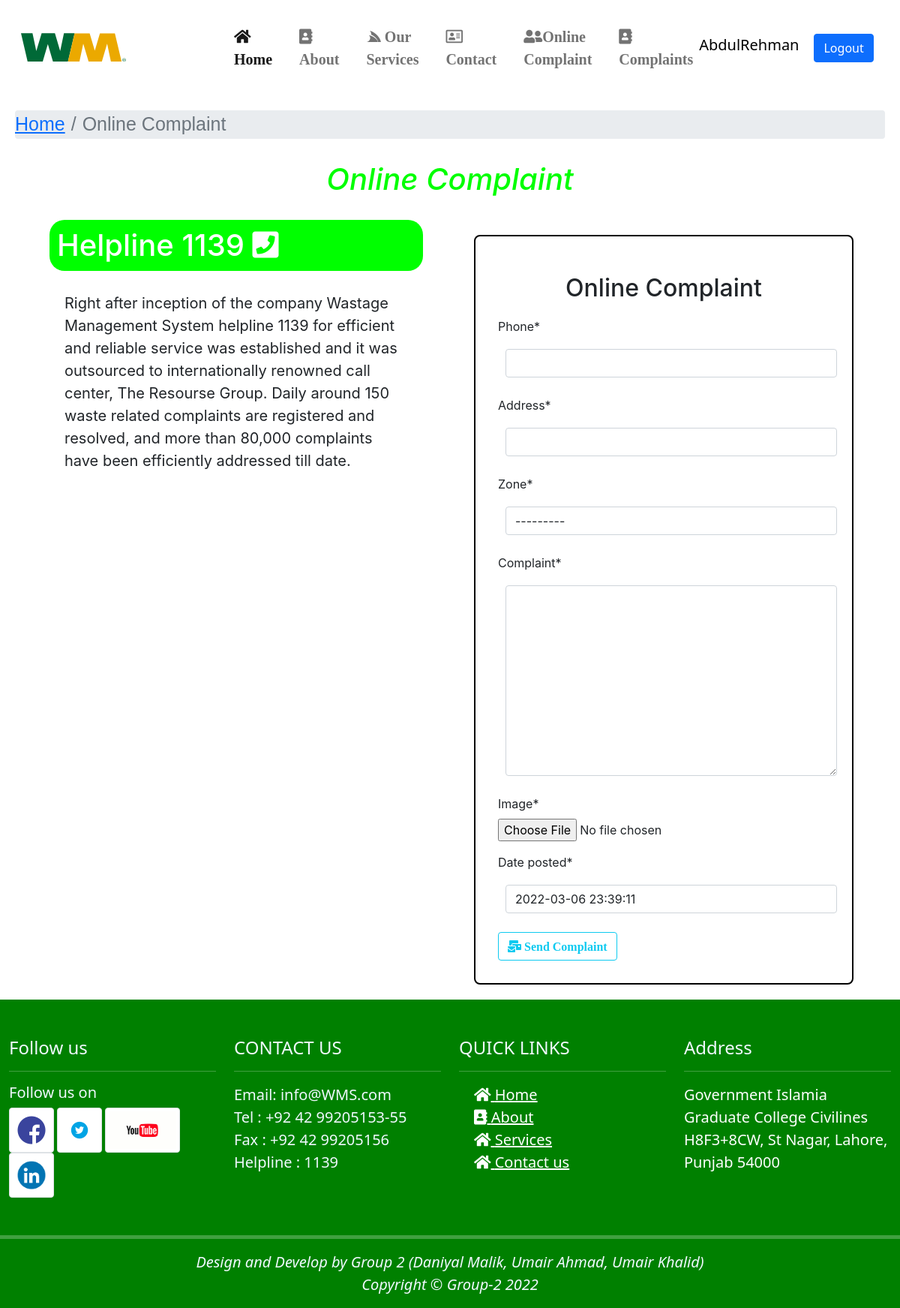
The app's page /complaint/ (signed in), older data.
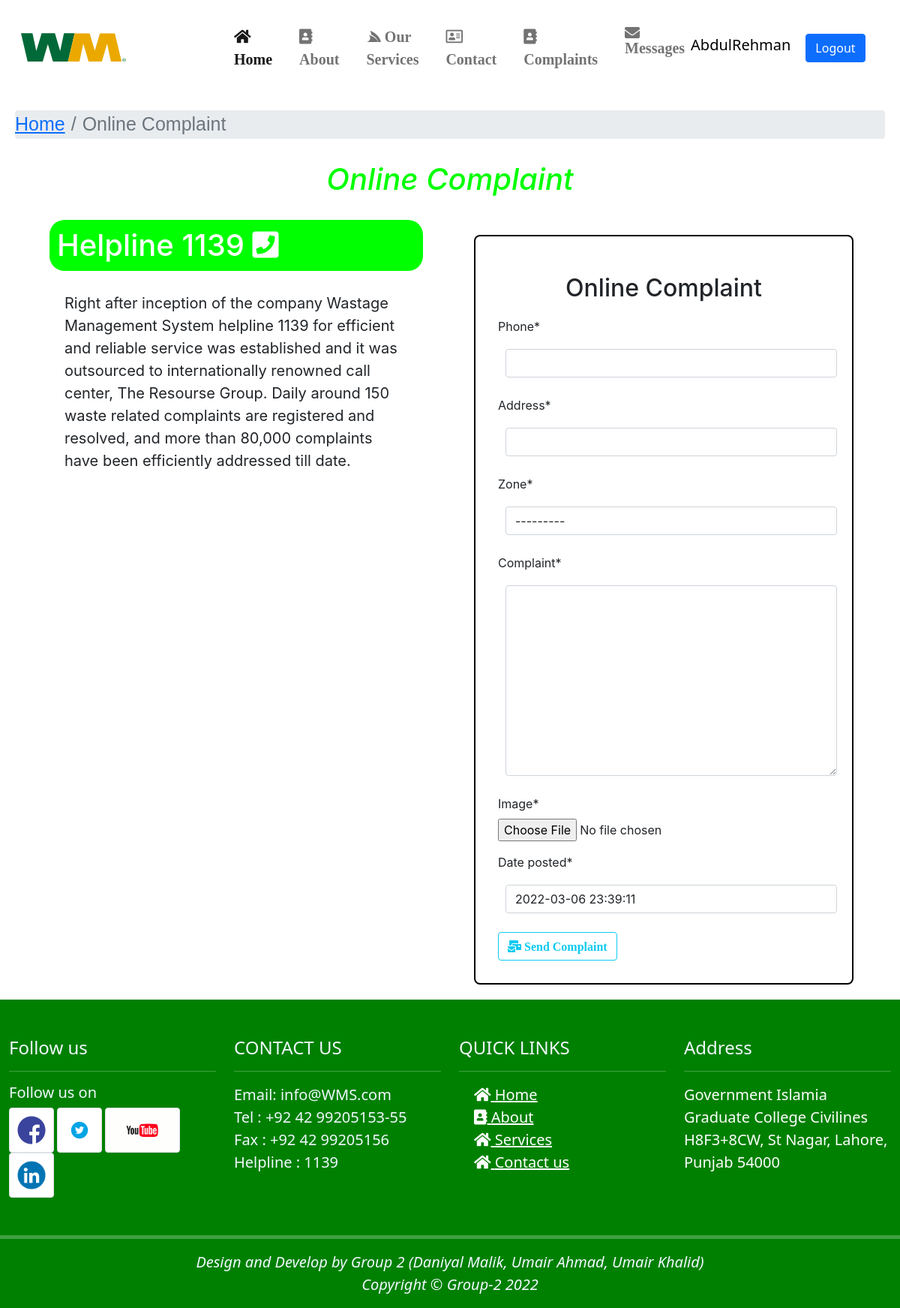
The same page, newer data.
### WMS/views.py (the view, shortened to what this page needs)
# urls.py: path("complaint/", RequestCreateView.as_view(), name="complaint"),
class RequestCreateView(CreateView):
    model = Request
    template_name = "complaint.html"
    fields = ['phone', 'address', 'zone', 'complaint', 'image', 'date_posted']

### templates/complaint.html (shortened to what this page needs)
{% extends 'base.html' %}
{% load static %}
{% load crispy_forms_tags %}
{% block content %}
    <div class="conatiner">
      <nav aria-label="breadcrumb">
        <ol class="breadcrumb breadcrumbs">
          <li class="breadcrumb-item"><a href="{% url 'home' %}">Home</a></li>
          <li class="breadcrumb-item active" aria-current="page">
            Online Complaint
          </li>
        </ol>
      </nav>
    </div>
    <div class="container" style="font-family: -apple-system, BlinkMacSystemFont, 'Segoe UI', Roboto,
    Oxygen, Ubuntu, Cantarell, 'Open Sans', 'Helvetica Neue', sans-serif;">
      <h1
        style="
          text-align: center;
          color: #00ff00;
          font-style: italic;
          font-family: -apple-system, BlinkMacSystemFont, 'Segoe UI', Roboto,
            Oxygen, Ubuntu, Cantarell, 'Open Sans', 'Helvetica Neue', sans-serif;
          margin: 30px;
        "
      >
        Online Complaint
      </h1>
      <div class="row">
        <div class="col-md-6 col-sm-12">
          <div class="container">
            <h1
              style="
                color: white;
                background-color: #00ff00;
                padding: 10px;
                border-radius: 20px;
              "
            >
            Helpline 1139 <i class="fa fa-phone-square" aria-hidden="true"></i></h1>
        <p style="padding: 20px; font-size:20px">
            Right after inception of the company Wastage Management System helpline 1139 for efficient and reliable service was established and it was outsourced to internationally renowned call center, The Resourse Group. Daily around 150 waste related complaints are registered and resolved, and more than 80,000 complaints have been efficiently addressed till date.
        </p>          </div>
        </div>
        <div class="col-md-6 col-sm-12">
          {% if user.is_authenticated %}
            <form action="" method="post" enctype="multipart/form-data" style=" border: 2px solid black; border-radius: 8px; margin: 20px; padding:30px">
              <h2 style="text-align: center; margin: 20px;">Online Complaint</h2>
              {{form | crispy}}
              <button class="btn btn-outline-info" type="submit"><i class="fas fa-mail-bulk"> Send Complaint</i></button>
            </form>
          {% endif %}
        </div>
      </div>
    </div>
    {% endblock content %}

### templates/base.html (shortened to what the changed rows need)
<!DOCTYPE html>
{% load static %}
<html lang="en">
<head>
    <link rel="stylesheet" href="{% static 'css/style.css' %}">
    <link rel="stylesheet" href="https://stackpath.bootstrapcdn.com/bootstrap/4.4.1/css/bootstrap.min.css">
    <link rel="stylesheet" href="https://pro.fontawesome.com/releases/v5.10.0/css/all.css"/>
  <link href="https://cdn.jsdelivr.net/npm/bootstrap@5.1.3/dist/css/bootstrap.min.css" rel="stylesheet">
</head>
<body>
    <nav
    class="navbar navbar-expand-lg navbar-light"
    style="background-color: white; color:#00ff00"
  >
    <div class="container-fluid">
      <div class="collapse navbar-collapse" id="navbarNav">
        <ul class="navbar-nav navheading">
          {% if user.is_authenticated and not user.isManager %}
          <li class="nav-item navitem">
            <a class="nav-link" href="{% url 'complaint' %}"><i class="fas fa-user-friends"></i>Online Complaint</a
            >
          </li>
          <li class="nav-item navitem">
              <a class="nav-link" href="{% url 'CompList' %}"
                ><i class="fas fa-address-book"></i>Complaints</a
              >
            </li>
          {% elif user.is_authenticated%}
          <li class="nav-item navitem">
              <a class="nav-link" href="{% url 'ManagerCompList' %}">
                <i class="fas fa-address-book"></i>Complaints</a>
            </li>
          <li class="nav-item navitem">
              <a class="nav-link" href="{% url 'ContactList' %}">
                <i class="fas fa-envelope"> Messages</i></a>
            </li>
          {% endif %}
        </ul>
        </div>
    </div>
    </nav>
{% block content %}
{% endblock content %}
</body>
</html>

Row changes from the older to the newer data that the page shows:
changed User "AbdulRehman": isManager False → True (drawn)
Text that changed along with them:
text no longer shown: "Online Complaint"
text now shown: "Messages"
